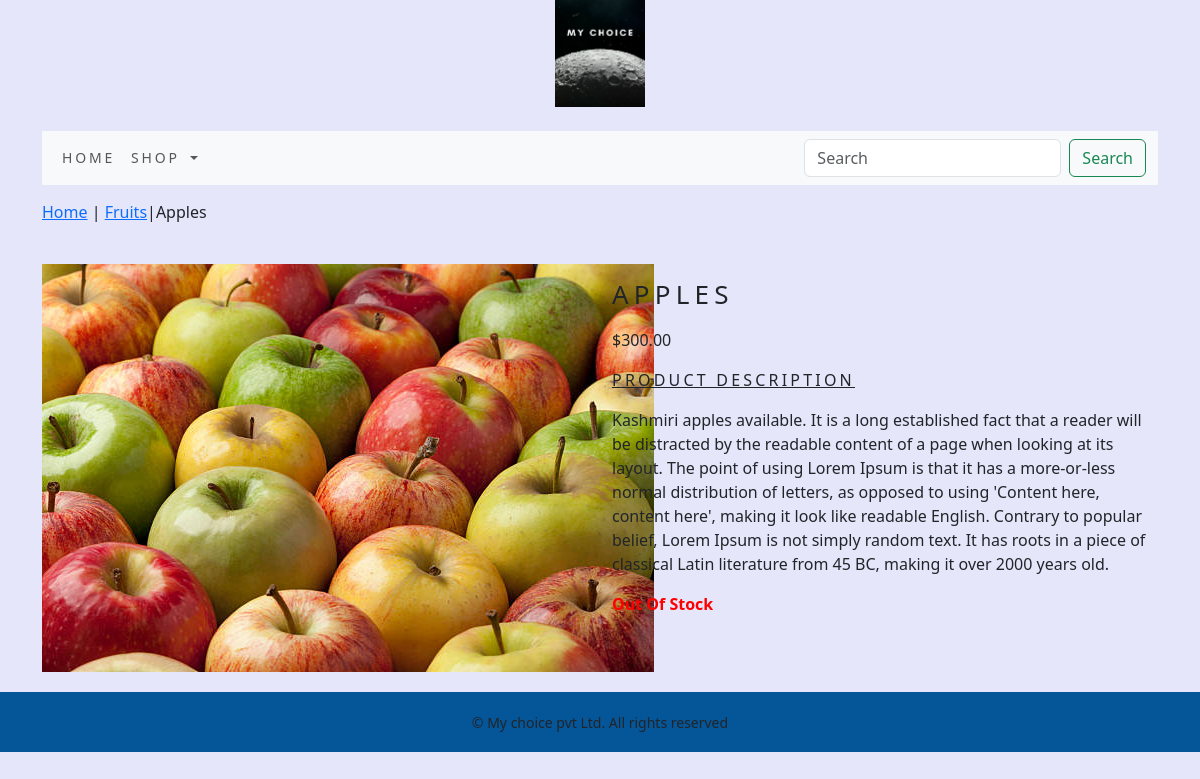
Page /shop/fruits/apples/ on the committed database.
### shop/models.py (models this page shows, shortened)
class Product(models.Model):
    name=models.CharField(max_length=250,unique=True)
    slug=models.SlugField(max_length=250,unique=True)
    description=models.TextField(blank=True)
    price=models.DecimalField(max_digits=10,decimal_places=2)
    category=models.ForeignKey(Category,on_delete=models.CASCADE)
    image=models.ImageField(upload_to='product',blank=True)
    stock=models.IntegerField()
    available=models.BooleanField(default=True)
    created=models.DateTimeField(auto_now_add=True)
    updated=models.DateTimeField(auto_now=True)
    class Meta:
        ordering = ('name',)
        verbose_name = 'product'
        verbose_name_plural = 'products'

class Category(models.Model):
    name=models.CharField(max_length=250,unique=True)
    slug=models.SlugField(max_length=250,unique=True)
    description=models.TextField(blank=True)
    image=models.ImageField(upload_to='category',blank=True)
    class Meta:
        ordering=('name',)
        verbose_name='category'
        verbose_name_plural='categories'
    def get_url(self):
        return reverse('shop:products_by_category',args=[self.slug])
    def __str__(self):
        return '{}'.format(self.name)

### shop/views.py (the view)
# urls.py: path('<slug:c_slug>/<slug:product_slug>/', views.productDetails, name="productCategoryDetails"),
def productDetails(request,c_slug,product_slug):
    try:
        product=Product.objects.get(category__slug=c_slug,slug=product_slug)
    except Exception as e:
        raise e
    return render(request,'product.html',{'product':product})

### cart/context_processors.py (called while the page is built)
def counter(request):
    item_count = 0
    if 'admin' in request.path:
        return {}
    else:
        try:
            cart= Cart.objects.filter(cart_id=_cart_id(request))
            cart_items=CartItem.objects.all().filter(cart=cart[:1])
            for cart_item in cart_items:
                item_count += cart_item.quantity
        except Cart.DoesNotExist:
            item_count=0
    return dict(item_count=item_count)

### cart/views.py (called while the page is built)
def _cart_id(request):
    cart= request.session.session_key
    if not cart:
        cart=request.session.create()
    return cart

### shop/context_processors.py (called while the page is built)
def menu_links(request):
    links=Category.objects.all()
    return dict(links=links)

### templates/product.html (shortened to what this page needs)
{% extends 'base.html' %}
{% load static %}
{% block content %}
<div class="row my_prod_row_class">
  <div class="mx-auto">
    <p><a href="{% url 'shop:allProdCat' %}">Home</a> | <a href="{{product.category.get_url}}">{{product.category}}</a>|{{product.name}}</p>
   </div>
    <div class="container"><br>
        <div class="row">
            <div class="col-12 col-sm-12 col-md-12 col-lg-6 text-center">
                <div style="min-width;18rem;">
                <img src="{{product.image.url}}" alt="{{product.name}}" style="max-width: 90vh;max-height: 60vh;">
                </div>
            </div>
     <div class="col-12 col-sm-12 col-md-12 col-lg-6">
     <div>
      <h1 class="my_prod_title">{{product.name}}</h1>
     <p>${{product.price}}</p>
      <p class="my_title"><u>Product Description</u></p>
      <p class="text-justify my_prod_text">{{product.description}}</p>
      {% if product.stock <= 0 %}
      <p class="text-justify my_prod_text"><b style="color:red;">Out Of Stock</b></p>
      {% else %}
      <a class="btn btn-secondary" href="{% url 'cart:add_cart' product.id %}"> <b>Add To Cart</b></a>
      {% endif %}
    </div>
  </div>
  </div>
</div>
</div>
{% endblock %}

### static/css/custom.css (style rules this page uses)
body { background-color: Lavender !important; font-family: 'Poppins', sans-serif; }
.my_title { font_size:16px; text-transform:uppercase; letter-spacing:.2em; }
.my_prod_row_class { padding-top:15px; padding-bottom:20px; }
.my_prod_title { font-size:26px; text-transform:uppercase; letter-spacing:.2em; padding-top:15px; padding-bottom:10px; }

### rows in the picture
Product: category "Fruits", name "Apples", image (picture), name "APPLES", price "300.00", description "Kashmiri apples available. It is a long established fact that a reader will be distracted by the readable content of a page when looking at its layout. The point of using Lorem Ipsum is that it has a more-or-less normal distribution of letters, as opposed to using 'Content here, content here', making it look like readable English. Contrary to popular belief, Lorem Ipsum is not simply random text. It has roots in a piece of classical Latin literature from 45 BC, making it over 2000 years old."
